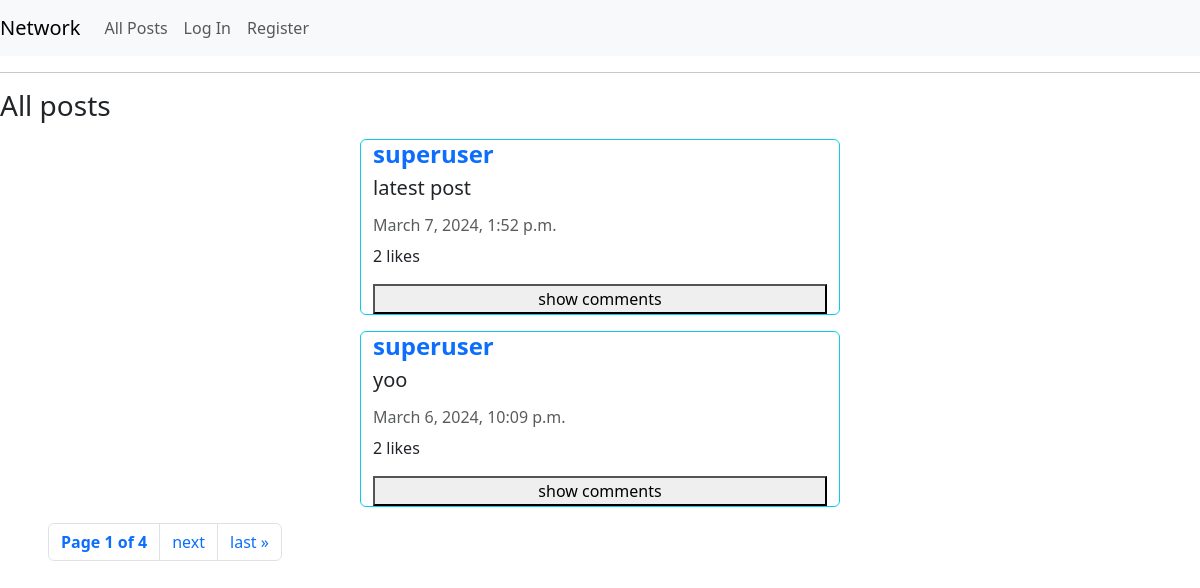
Before: / with the older database file.
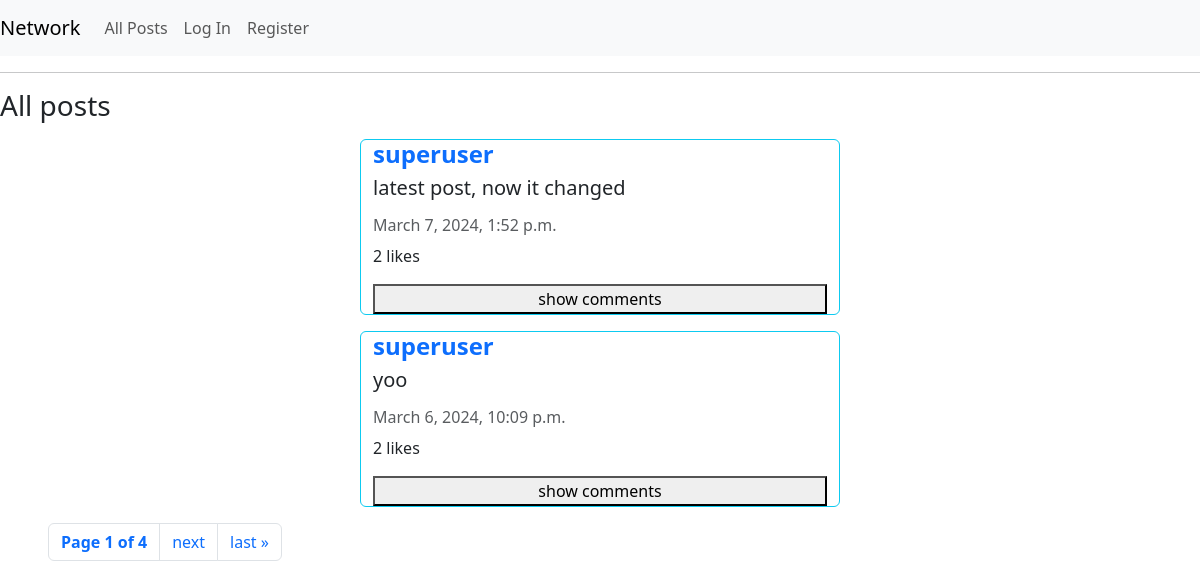
After: the same page with the newer database file.
### network/models.py (models this page shows)
class Posts(models.Model):
    username = models.ForeignKey('User', null=True, on_delete=models.SET_NULL, related_name='all_posts')
    post_content = models.CharField(max_length=1000)
    creation_time = models.DateTimeField(auto_now_add=True, blank=True, null=True)
    likes = models.IntegerField(default=0)
    liked_by = models.ManyToManyField('User', blank=True, related_name='likes')

class User(AbstractUser, models.Model):
    follower_count = models.IntegerField(default=0)
    following_count = models.IntegerField(default=0)
    follower_list = models.ManyToManyField('User', blank=True, related_name='followers')
    following_list = models.ManyToManyField('User', blank=True, related_name='following')

### network/views.py (the view)
# urls.py: path("", views.index, name="index"),
def index(request):
    posts = Posts.objects.all().order_by('-creation_time')
    paginator = Paginator(posts, 2)
    page_number = request.GET.get("page")
    page_obj = paginator.get_page(page_number)
    return render(request, "network/index.html", {
        "post_form": PostForm(),
        "all_posts": page_obj,
        "all_comments": Comments.objects.all()
    })

### network/templates/network/index.html (shortened to what this page needs)
{% extends "network/layout.html" %}
{% load static %}
{% block body %}
  <hr>
  <h3>All posts </h3>
  {% for post in all_posts %}
    <div class="product-container container-fluid card my-3 border border-info" style="width: 30rem;">
      <a class="text-decoration-none" href="{% url 'profile' post.username %}">
        <h4 class="fw-bold">{{ post.username }}</h4>
      </a>
      <h5 id="post-{{post.id}}">{{ post.post_content }}</h5>
      <h6 class="card-subtitle my-2 text-muted">{{ post.creation_time }}</h6>
      <p id="likecount-{{post.id}}">{{ post.likes }} likes</p>
      <button id="loadcomment-{{post.id}}" onclick="load_comments(id)">show comments</button>
    </div>
  {% endfor %}
  <ul class="pagination px-5" style="width: 100%;">
    <li class="page-item">
        <p class="page-link fw-bold">Page {{ all_posts.number }} of {{ all_posts.paginator.num_pages }}</p>
    </li>
    {% if all_posts.has_next %}
      <li class="page-item">
        <a href="?page={{ all_posts.next_page_number }}" class="page-link">next</a>
      </li>
      <li class="page-item">
        <a href="?page={{ all_posts.paginator.num_pages }}" class="page-link">last &raquo;</a>
      </li>
    {% endif %}
  </ul>
{% endblock %}

Changed rows visible on the page:
changed Posts: post_content "latest post" → "latest post, now it changed"
